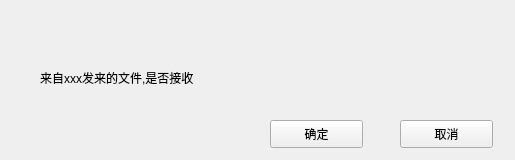
<?xml version="1.0" encoding="UTF-8"?>
<ui version="4.0">
 <class>ReceiveFile</class>
 <widget class="QWidget" name="ReceiveFile">
  <property name="geometry">
   <rect>
    <x>0</x>
    <y>0</y>
    <width>515</width>
    <height>160</height>
   </rect>
  </property>
  <property name="sizePolicy">
   <sizepolicy hsizetype="Fixed" vsizetype="Fixed">
    <horstretch>0</horstretch>
    <verstretch>0</verstretch>
   </sizepolicy>
  </property>
  <property name="minimumSize">
   <size>
    <width>515</width>
    <height>160</height>
   </size>
  </property>
  <property name="maximumSize">
   <size>
    <width>515</width>
    <height>160</height>
   </size>
  </property>
  <property name="windowTitle">
   <string>ReceieveFile</string>
  </property>
  <widget class="QWidget" name="titleWidget" native="true">
   <property name="geometry">
    <rect>
     <x>0</x>
     <y>0</y>
     <width>515</width>
     <height>50</height>
    </rect>
   </property>
   <property name="titleskin" stdset="0">
    <bool>true</bool>
   </property>
  </widget>
  <widget class="QWidget" name="bodyWidget" native="true">
   <property name="geometry">
    <rect>
     <x>0</x>
     <y>50</y>
     <width>515</width>
     <height>110</height>
    </rect>
   </property>
   <property name="bottomskin" stdset="0">
    <bool>true</bool>
   </property>
   <widget class="QLabel" name="label">
    <property name="geometry">
     <rect>
      <x>40</x>
      <y>20</y>
      <width>381</width>
      <height>16</height>
     </rect>
    </property>
    <property name="text">
     <string>来自xxx发来的文件,是否接收</string>
    </property>
   </widget>
   <widget class="QPushButton" name="okBtn">
    <property name="geometry">
     <rect>
      <x>270</x>
      <y>70</y>
      <width>93</width>
      <height>28</height>
     </rect>
    </property>
    <property name="text">
     <string>确定</string>
    </property>
   </widget>
   <widget class="QPushButton" name="cancelBtn">
    <property name="geometry">
     <rect>
      <x>400</x>
      <y>70</y>
      <width>93</width>
      <height>28</height>
     </rect>
    </property>
    <property name="text">
     <string>取消</string>
    </property>
   </widget>
  </widget>
 </widget>
 <layoutdefault spacing="6" margin="11"/>
 <resources/>
 <connections/>
</ui>
